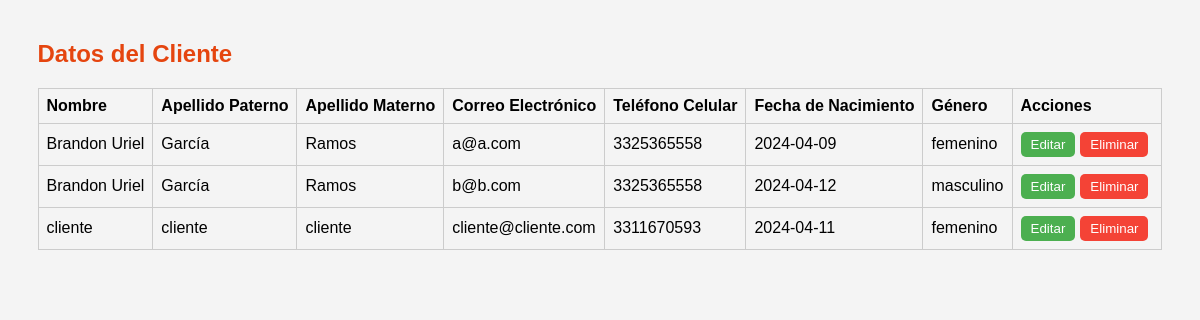
Page /src/client/read-client/read-client.php on the earlier database version.
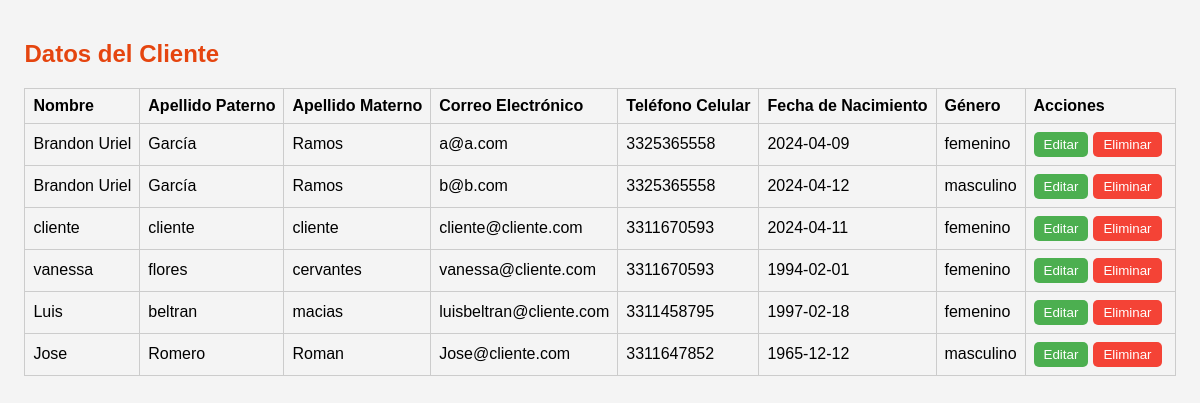
Same page on the later database version.
### tables this page shows
CREATE TABLE `clients` (
  `id` int NOT NULL,
  `firstName` varchar(50) NOT NULL,
  `lastName` varchar(50) NOT NULL,
  `surname` varchar(50) NOT NULL,
  `email` varchar(100) NOT NULL,
  `phone` varchar(15) NOT NULL,
  `birthdate` date NOT NULL,
  `gender` enum('masculino','femenino','otro') NOT NULL,
  `password` varchar(255) NOT NULL,
  `table_number` int DEFAULT NULL
);

### src/client/read-client/fetchClients.php (the view, shortened to what this page needs)
<?php
require '../../db/connection.php';
$sql = "SELECT id, firstName, lastName, surname, email, phone, birthdate, gender FROM clients";
$result = $conn->query($sql);
if ($result->num_rows > 0) {
    while ($row = $result->fetch_assoc()) {
        echo "<tr>";
        echo "<td>" . htmlspecialchars($row['firstName']) . "</td>";
        echo "<td>" . htmlspecialchars($row['lastName']) . "</td>";
        echo "<td>" . htmlspecialchars($row['surname']) . "</td>";
        echo "<td>" . htmlspecialchars($row['email']) . "</td>";
        echo "<td>" . htmlspecialchars($row['phone']) . "</td>";
        echo "<td>" . htmlspecialchars($row['birthdate']) . "</td>";
        echo "<td>" . htmlspecialchars($row['gender']) . "</td>";
        echo '<td><button class="edit-btn" onclick="location.href=\'../update-client/update-client.php?id=' . $row['id'] . '\'">Editar</button><button class="delete-btn" data-id="' . $row['id'] . '">Eliminar</button></td>';
        echo "</tr>";
    }
} else {
    echo "<tr><td colspan='8'>No hay clientes registrados.</td></tr>";
}

### src/client/read-client/read-client.php (shortened to what this page needs)
<!DOCTYPE html>
<html lang="es">
<head>
    <link rel="stylesheet" href="read-client.css">
</head>
<body>
    <div class="table-container">
        <h2>Datos del Cliente</h2>
        <table id="clientTable">
            <thead>
                <tr>
                    <th>Nombre</th>
                    <th>Apellido Paterno</th>
                    <th>Apellido Materno</th>
                    <th>Correo Electrónico</th>
                    <th>Teléfono Celular</th>
                    <th>Fecha de Nacimiento</th>
                    <th>Género</th>
                    <th>Acciones</th>
                </tr>
            </thead>
            <tbody>
                <?php include 'fetchClients.php'; ?>
            </tbody>
        </table>
    </div>
</body>
</html>

### src/client/read-client/read-client.css (style rules this page uses)
body { font-family: Arial, sans-serif; background-color: #f4f4f4; display: flex; justify-content: center; align-items: center; margin: 0; }
h2 { color: #e5450f; }
.table-container { margin-top: 20px; }
table { width: 100%; border-collapse: collapse; }
table, th, td { border: 1px solid #ccc; }
th, td { padding: 8px; text-align: left; }
th { background-color: #f4f4f4; }
button { padding: 5px 10px; margin-right: 5px; cursor: pointer; border-radius: 5px; border: none; }
.edit-btn { background-color: #4caf50; color: white; }
.delete-btn { background-color: #f44336; color: white; }

Differences in the rows shown:
added clients: firstName "vanessa", lastName "flores", surname "cervantes", email "vanessa@cliente.com", phone "3311670593", birthdate "1994-02-01", gender "femenino"
added clients: firstName "Luis", lastName "beltran", surname "macias", email "luisbeltran@cliente.com", phone "3311458795", birthdate "1997-02-18", gender "femenino"
added clients: firstName "Jose", lastName "Romero", surname "Roman", email "Jose@cliente.com", phone "3311647852", birthdate "1965-12-12", gender "masculino"
